Frame 1 (no input): blank canvas, image omitted
Frame 60 (no input): blank canvas, image omitted
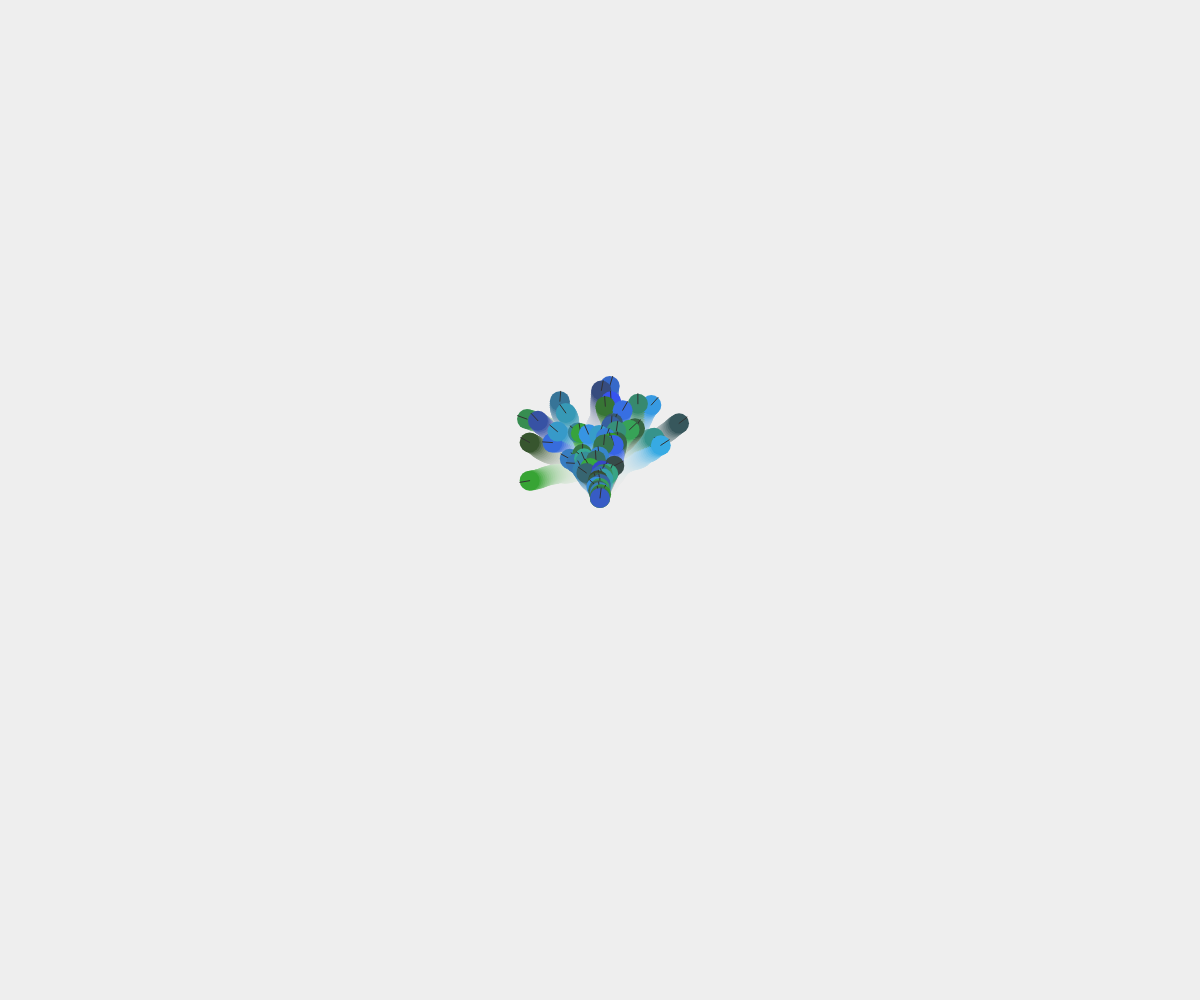
Frame 120 (the mouse pressed at the canvas centre since frame 60)

The p5.js sketch whose frames 1 and 60 were blank and that drew this single picture after the mouse press (run headless with seeded random() and noise() and a simulated clock; from frame 60 on, the mouse is pressed at the canvas centre):

// p5.js sketch
// ── sketch.js
let dots = [];

function setup() {
  createCanvas(windowWidth, windowHeight);
}

function draw() {
  background(234, 234, 234, 30);
  for (dot of dots) {
    dot.update();
    dot.draw();
    dot.checkEdges();
  }

  if (mouseIsPressed) {
    mouseClicked();
  }
}

function mouseClicked() {
  append(dots, new Dot(mouseX, mouseY, 20, color(55, random(70, 170), random(40, 240)), createVector(0, -2)));
}

function windowResized() {
  resizeCanvas(windowWidth, windowHeight);
}
// ── coco.js
class Coco {
    constructor(x, y, r, g, b) {
      this.x = x;
      this.y = y;
      this.r = r;
      this.g = g;
      this.b = b;
    }

    getPosVec() {
      return createVector(this.x, this.y);
    }

    getColor() {
      return color(this.r, this.g, this.b);
    }
  }
  
// ── dot.js
class Dot {
  constructor(x, y, size, color = color(0, 0, 0), acc = createVector(0, 0)) {
    this.pos = createVector(x, y);
    this.size = size;
    this.color = color;
    this.vel = createVector(0, 0);
    this.acc = acc;
  }

  draw() {
    noStroke();
    fill(this.color);
    ellipse(this.pos.x, this.pos.y, this.size);

    let dirPoint = this.vel.copy();
    dirPoint.normalize().mult(this.size/2);
    stroke(50);
    line(this.pos.x, this.pos.y, this.pos.x+dirPoint.x, this.pos.y+dirPoint.y);
  }

  update() {
    this.vel.add(this.acc);
    this.pos.add(this.vel);
    this.acc.mult(0);

    // random steering
    this.steer();
  }

  checkEdges() {
    if (this.pos.x > windowWidth || this.pos.x < 0) {
      this.vel.x *= -1;
    }
    if (this.pos.y > windowHeight || this.pos.y < 0) {
      this.vel.y *= -1;
    }
  }

  steer() {
    this.vel.rotate(random(-0.2, 0.2));
  }
}
// ── dotContainer.js
class DotContainer {
    dotId = 0;
    dots = [];

    constructor() {
        // TODO: nothing
    }

    addDot(dot) {
        dot.did = this.dotId;
        this.dots.push(dot);
        this.dotId++;
    }

    selectLeader(dot) {
        if (!dot.doLeadSwitch) {
            return;
        }
        let closest;
        let closestDist = distance;
        let closestAngle;
    
        if (floor(random(0, 100)) < percentualLeadChange) {
    
            for (let other of doco.dots) {
    
                // not for itself
                if (dot.did != other.did) {
                    //let dist = dot.pos.dist(other.pos);
                    let dist = distSquared(dot.pos, other.pos);
                    if (dist < distance * distance && dist > dot.size * dot.size) {
                        let otherAngle = dot.vel.angleBetween(other.pos.copy().sub(dot.pos));
                        if (otherAngle < angle && otherAngle > -angle) {
    
                            // other dot is in given distance and angle
                            if (dist < closestDist) {
                                closest = other;
                                closestDist = dist;
                                closestAngle = otherAngle;
                            }
                        }
                    }
                }
            }
            if (closest) {
                dot.setLeader(closest);
            }
        }
    }

    checkEdges(dot) {
        if (bounce) {
            if (dot.pos.x > windowWidth - dot.size) {
                dot.pos.x = windowWidth - dot.size;
                dot.vel.x *= -1;
            }
            if (dot.pos.x < 0 + dot.size) {
                dot.pos.x = 0 + dot.size;
                dot.vel.x *= -1;
            }
            if (dot.pos.y > windowHeight - dot.size) {
                dot.pos.y = windowHeight - dot.size;
                dot.vel.y *= -1;
            }
            if (dot.pos.y < 0 + dot.size) {
                dot.pos.y = 0 + dot.size
                dot.vel.y *= -1;
            }
        } else {
            if (dot.pos.x > windowWidth) {
                dot.pos.x = 0;
            }
            if (dot.pos.x < 0) {
                dot.pos.x = windowWidth;
            }
            if (dot.pos.y > windowHeight) {
                dot.pos.y = 0;
            }
            if (dot.pos.y < 0) {
                dot.pos.y = windowHeight;
            }
        }
    }
}

function distSquared(v1, v2) {
    let dx = v2.x - v1.x;
    let dy = v2.y - v1.y;
    return dx * dx + dy * dy;
}
